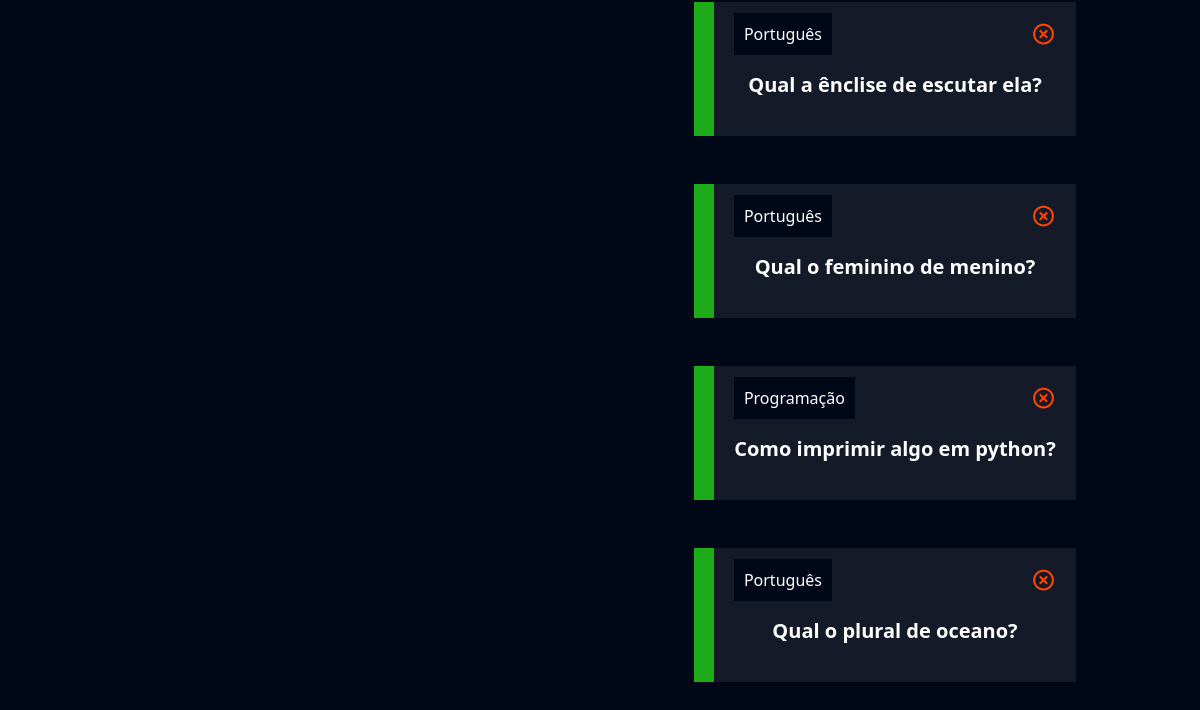
Page /flashcard/novo_flashcard/ (signed in, lower part) on the earlier database version.
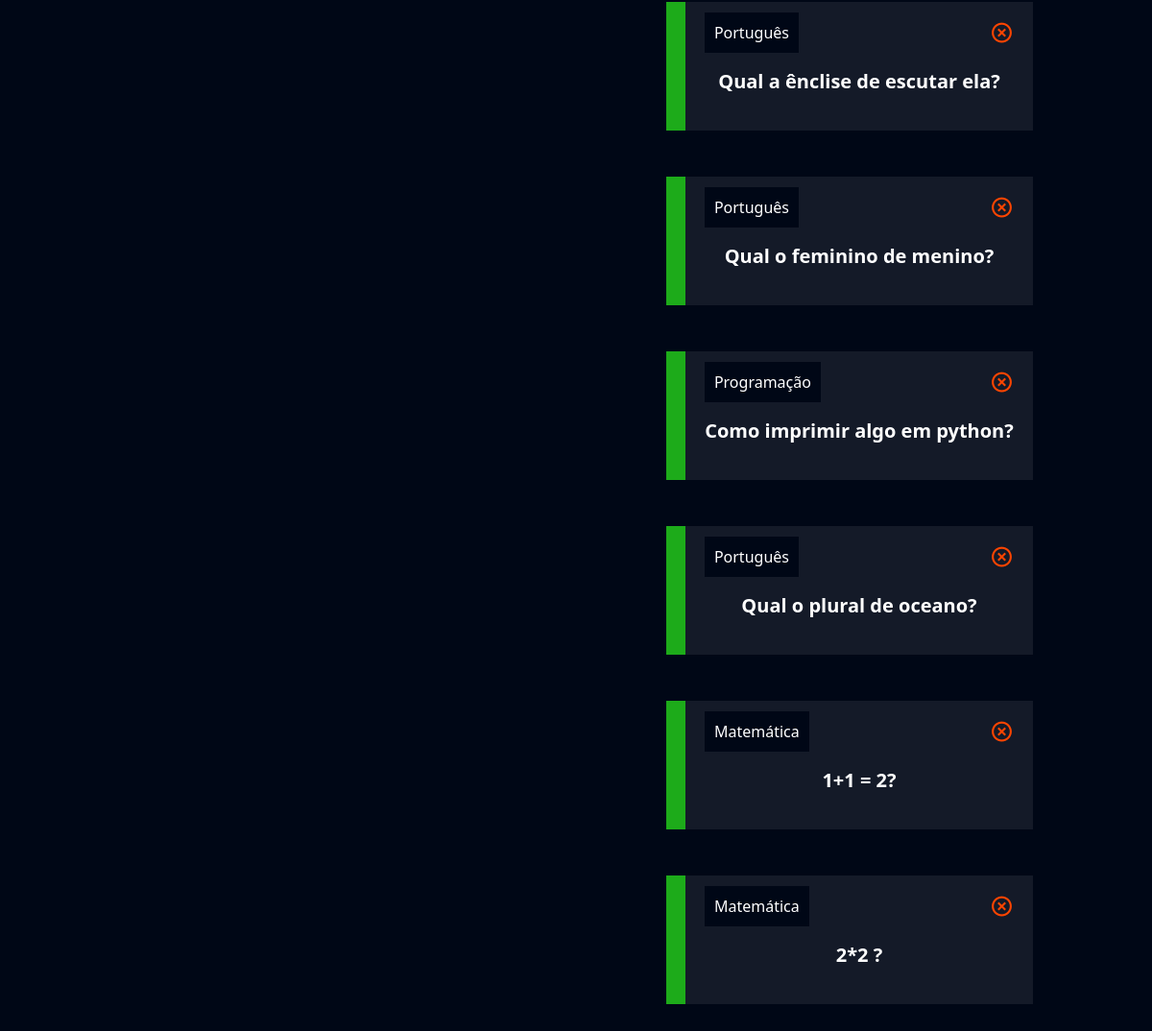
Same page on the later database version.
### flashcard/models.py (models this page shows, shortened)
class Flashcard(models.Model):
    DIFICULDADE_CHOICES = (('D', 'Difícil'), ('M', 'Médio'), ('F', 'Fácil'))
    user = models.ForeignKey(User, on_delete=models.DO_NOTHING)
    pergunta = models.CharField(max_length=100)
    resposta = models.TextField()
    categoria = models.ForeignKey(Categoria, on_delete=models.DO_NOTHING)
    dificuldade = models.CharField(max_length=1, choices=DIFICULDADE_CHOICES)
    @property
    def css_dificuldade(self):
        if self.dificuldade == 'F':
            return "flashcard-facil"
        elif self.dificuldade == 'M':
            return "flashcard-medio"
        elif self.dificuldade == 'D':
            return "flashcard-dificil"

class Categoria(models.Model):
    nome = models.CharField(max_length=20)
    def __str__(self):
        return self.nome

### flashcard/views.py (the view, shortened to what this page needs)
# urls.py: path('novo_flashcard/', views.novo_flashcard, name="novo_flashcard"),
def novo_flashcard(request):
    if not request.user.is_authenticated:
        return redirect('/usuarios/logar')
    if request.method == 'GET':
        categorias = Categoria.objects.all()
        dificuldades = Flashcard.DIFICULDADE_CHOICES
        flashcards = Flashcard.objects.filter(user=request.user)
        categoria_filtrar = request.GET.get('categoria')
        dificuldade_filtrar = request.GET.get('dificuldade')
        if categoria_filtrar:
            flashcards = flashcards.filter(categoria__id=categoria_filtrar)
        if dificuldade_filtrar:
            flashcards = flashcards.filter(dificuldade=dificuldade_filtrar)
        return render(request, 'novo_flashcard.html', {'categorias': categorias, 'dificuldades': dificuldades, 'flashcards':flashcards})

### flashcard/templates/novo_flashcard.html (shortened to what this page needs)
{% extends "base.html" %}
{% load static %}
{% block 'cabecalho' %}
    <link href="{% static 'usuarios/css/cadastro.css' %}" rel="stylesheet">
    <link href='https://unpkg.com/boxicons@2.1.4/css/boxicons.min.css' rel='stylesheet'>
    <link href="{% static 'flashcard/css/novo_flashcard.css' %}" rel="stylesheet">
{% endblock 'cabecalho' %}
{% block 'conteudo' %}
    <div class="container">
        <br>
        <br>
        <div class="row">
            <div class="col-md">
            </div>
            <div class="col-md">
                <br>
                <br>
                {% for flash in flashcards %}
                    <div class="box-new-flashcard" onclick="flip_card({{flash.id}})">
                        <div class="flashcard {{flash.css_dificuldade}}">
                            <div class="flashcard-categoria">
                                {{flash.categoria}}
                            </div>
                            <a href="{% url 'deletar_flashcard' flash.id %}"><i class='icone-exit bx bx-x-circle'></i></a>
                            <br>
                            <br>
                            <div class="flashcard-box-item">
                                <p class="flashcard-item">{{flash.pergunta}}</p>
                            </div>
                        </div>
                    </div>
                    <br>
                    <br>
                {% endfor %}
            </div>
        </div>
    </div>
{% endblock 'conteudo' %}

Differences in the rows shown:
added Flashcard: categoria "Matemática", pergunta "1+1 = 2?"
added Flashcard: categoria "Matemática", pergunta "2*2 ?"
